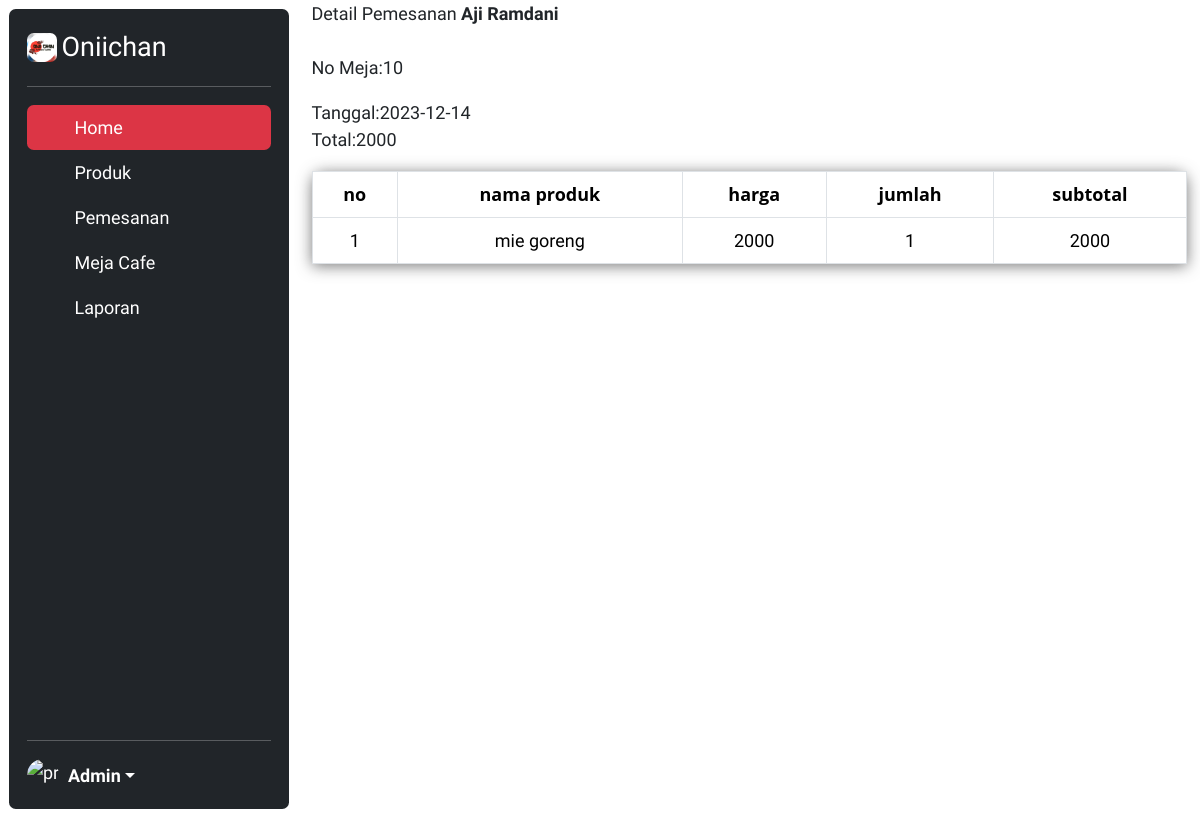
/dashbord.php?admin=detail&id=22, run on the app's committed database.
### tables this page shows
CREATE TABLE `tb_pemesanan` (
  `id_pemesanan` int(11) NOT NULL,
  `id_pengunjung` int(11) NOT NULL,
  `tgl_pemesanan` date NOT NULL,
  `total_pemesanan` int(11) NOT NULL,
  `status_pemesanan` varchar(100) NOT NULL DEFAULT 'pending'
);

CREATE TABLE `tb_pengunjung` (
  `id_pengunjung` int(11) NOT NULL,
  `nama_pengunjung` varchar(50) NOT NULL,
  `no_meja` varchar(25) NOT NULL
);

CREATE TABLE `pemesanan_produk` (
  `id_pemesanan_pk` int(11) NOT NULL,
  `id_pemesanan` int(11) NOT NULL,
  `id_produk` int(11) NOT NULL,
  `jumlah_produk` int(11) NOT NULL,
  `nama_produk` varchar(100) NOT NULL,
  `harga_produk` int(11) NOT NULL,
  `subtotal` int(11) NOT NULL
);

CREATE TABLE `tb_produk` (
  `id_produk` int(11) NOT NULL,
  `nama_produk` varchar(50) NOT NULL,
  `harga_produk` int(11) NOT NULL,
  `foto_produk` varchar(200) NOT NULL,
  `deskripsi_produk` text NOT NULL
);

### admin/detail.php (the view)
<div class="container-lg ">
  <?php
  $ambil = $koneksi->query("SELECT * FROM tb_pemesanan JOIN tb_pengunjung ON tb_pemesanan.id_pengunjung=tb_pengunjung.id_pengunjung
    WHERE tb_pemesanan.id_pemesanan='$_GET[id]'");
  $detail = $ambil->fetch_assoc();
   ?><div class="judul d-flex flex-wrap text-2xl">
   <div class="fw-normal">Detail Pemesanan</div>&nbsp;
<div style="font-weight: bold;"><?php echo $detail['nama_pengunjung']; ?></div></div> <br>
<p>
  No Meja:<?php echo $detail['no_meja']; ?> <br>
</p>
<p>
  Tanggal:<?php echo $detail['tgl_pemesanan']; ?> <br>
  Total:<?php echo $detail['total_pemesanan']; ?>
</p>
<table class="table table-bordered">
    <thead>
      <tr>
        <th>no</th>
        <th>nama produk</th>
        <th>harga</th>
        <th>jumlah</th>
        <th>subtotal</th>
    </tr>
</thead>
<tbody>
      <?php $nomor=1;  ?>
      <?php $ambil=$koneksi->query("SELECT * FROM pemesanan_produk JOIN tb_produk ON pemesanan_produk.id_produk=tb_produk.id_produk
        WHERE pemesanan_produk.id_pemesanan='$_GET[id]'"); ?>
      <?php while($pecah = $ambil->fetch_assoc()) {?>
        <tr>
            <td><?php echo $nomor; ?></td>
            <td><?php echo $pecah['nama_produk']; ?></td>
            <td><?php echo $pecah['harga_produk']; ?></td>
            <td><?php echo $pecah['jumlah_produk']; ?></td>
            <td>
              <?php echo $pecah['harga_produk']*$pecah['jumlah_produk']; ?>
            </td>
          </tr>
          <?php $nomor++; ?>
        <?php } ?>
      </tbody>
    </table>
    </div>

### dashbord.php (shortened to what this page needs)
<!DOCTYPE html>
<html lang="en">
<head>
    <link href="https://cdn.jsdelivr.net/npm/bootstrap@5.3.2/dist/css/bootstrap.min.css" rel="stylesheet">
    <link rel="stylesheet" href="https://cdnjs.cloudflare.com/ajax/libs/font-awesome/4.7.0/css/font-awesome.min.css">
    <link rel="stylesheet" href="css/style.css"></link>
    <link rel="stylesheet" href="https://cdn.jsdelivr.net/npm/bootstrap-icons@1.11.2/font/bootstrap-icons.min.css">
</head>
<body>
    <div class="app">
        <?php
        include 'sidebar.php'
        ?>
    </div>
</body>
</html>

### sidebar.php (shortened to what this page needs)
<div class="d-flex jusitify-content-center items-center">
<div class="d-flex flex-column m-2 rounded flex-shrink-0 p-3 text-white bg-dark" style="width: 280px; height: 100vh;">
    <a href="/" class="d-flex align-items-center mb-3 mb-md-0 me-md-auto text-white text-decoration-none">
    <img width="30" src="assets/img/logo.jpeg" class="rounded" alt="logo">&nbsp;
      <span class="fs-4">Oniichan </span>
    </a>
    <hr>
    <ul class="nav nav-pills flex-column mb-auto">
      <li class="nav-item">
        <a href="?admin=admin" class="nav-link active bg-danger ">
          <svg class="bi me-2" width="16" height="16"><use xlink:href="#home"></use></svg>
          Home
        </a>
      </li>
      <li>
        <a href="?admin=produk" class="nav-link text-white">
          <svg class="bi me-2" width="16" height="16"><use xlink:href="#speedometer2"></use></svg>
          Produk
        </a>
      </li>
      <li>
        <a href="?admin=pemesanan" class="nav-link text-white">
          <svg class="bi me-2" width="16" height="16"><use xlink:href="#table"></use></svg>
          Pemesanan
        </a>
      </li>
      <li>
        <a href="?admin=meja" class="nav-link text-white">
          <svg class="bi me-2" width="16" height="16"><use xlink:href="#grid"></use></svg>
        Meja Cafe
        </a>
      </li>
      <li>
        <a href="#" class="nav-link text-white">
          <svg class="bi me-2" width="16" height="16"><use xlink:href="#people-circle"></use></svg>
          Laporan
        </a>
      </li>
    </ul>
    <hr>
    <div class="dropdown">
      <a href="#" class="d-flex align-items-center text-white text-decoration-none dropdown-toggle" id="dropdownUser1" data-bs-toggle="dropdown" aria-expanded="false">
        <img src="https://www.pngmart.com/files/21/Admin-Profile-Vector-PNG-Clipart.png" alt="profile" width="32" height="32" class="rounded-circle me-2">
        <strong>Admin</strong>
      </a>
    </div>
  </div>
<?php
  if (isset($_GET['admin'])) {
    $admin = $_GET['admin'];
    include "admin/" . $admin . ".php";
} else {
    header(`location:dashbord.php`);
}
?>
</div>

### css/style.css (style rules this page uses)
* { margin: 0; padding: 0; font-family: 'Work Sans', sans-serif; font-size: 18px; }
table { width: 100%; border-collapse: collapse; border-spacing: 0; box-shadow: 0 2px 15px rgba(64, 64, 64, .7); border-radius: 12px 12px 0 0; margin-bottom: 50px; }
td, th { padding: 10px 16px; text-align: center; }
th { background-color: #584e46; color: #fafafa; font-family: 'Open Sans', Sans-serif; font-weight: bold; }
tr { width: 100%; background-color: #fafafa; font-family: 'Montserrat', sans-serif; }

### dashbord.php (style rules this page uses)
body { background-color:#0000; }

### data on the page
tb_pemesanan: id_pengunjung.nama_pengunjung "Aji Ramdani", id_pengunjung.no_meja "10", tgl_pemesanan "2023-12-14", total_pemesanan "2000"
pemesanan_produk: id_produk.nama_produk "mie goreng", id_produk.harga_produk "2000", jumlah_produk "1", $pecah['harga_produk']*$pecah['jumlah_produk'] "2000"
